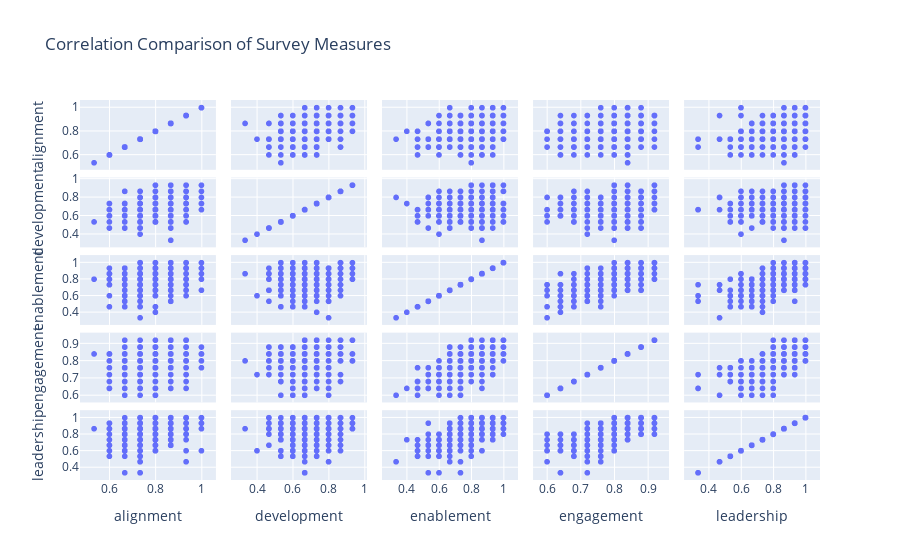

Notebook source saved alongside this figure:
### Code cell
# Scatter matrix to review correlations
px.scatter_matrix(data_frame=pv_df, dimensions=measures, 
                title='Correlation Comparison of Survey Measures')

### Figure 1 — Plotly figure (JSON) as saved in the notebook; plotly's stock layout.template omitted (floating-point values rounded to 4 significant figures; data arrays with more than 128 entries replaced by an {"elided": "..."} marker saying what was removed)
{"data": [{"dimensions": [{"axis": {"matches": true}, "label": "alignment", "values": {"elided": "381 float values"}}, {"axis": {"matches": true}, "label": "development", "values": {"elided": "381 float values"}}, {"axis": {"matches": true}, "label": "enablement", "values": {"elided": "381 float values"}}, {"axis": {"matches": true}, "label": "engagement", "values": {"elided": "381 float values"}}, {"axis": {"matches": true}, "label": "leadership", "values": {"elided": "381 float values"}}], "hovertemplate": "%{xaxis.title.text}=%{x}<br>%{yaxis.title.text}=%{y}<extra></extra>", "legendgroup": "", "marker": {"color": "#636efa", "symbol": "circle"}, "name": "", "showlegend": false, "type": "splom"}], "layout": {"dragmode": "select", "legend": {"tracegroupgap": 0}, "title": {"text": "Correlation Comparison of Survey Measures"}}}
